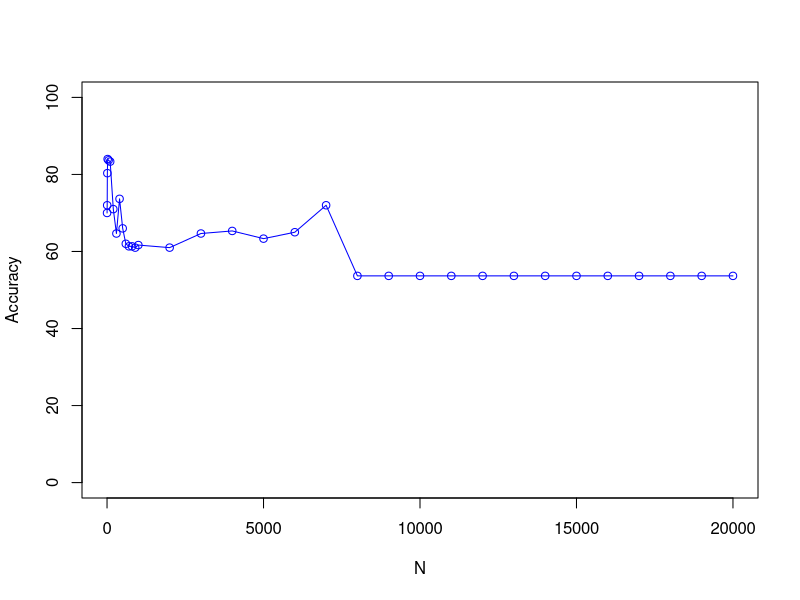

Here is the R script that generated this plot:
 x <- c(1, 5, 10, 20, 50, 100, 200, 300, 400, 500, 600, 700, 800, 900, 1000, 2000, 3000, 4000, 5000, 6000, 7000, 8000, 9000, 10000, 11000, 12000, 13000, 14000, 15000, 16000, 17000, 18000, 19000, 20000)
 y <- c(70.0, 72.0, 80.33333333333333, 84.0, 83.66666666666667, 83.33333333333333, 71.0, 64.66666666666667, 73.66666666666667, 66.0, 62.0, 61.333333333333336, 61.333333333333336, 61.0, 61.666666666666664, 61.0, 64.66666666666667, 65.33333333333333, 63.333333333333336, 65.0, 72.0, 53.666666666666664, 53.666666666666664, 53.666666666666664, 53.666666666666664, 53.666666666666664, 53.666666666666664, 53.666666666666664, 53.666666666666664, 53.666666666666664, 53.666666666666664, 53.666666666666664, 53.666666666666664, 53.666666666666664)
 plot(x, y, type='o', pch=1, col="blue", xlab="N", ylab="Accuracy", ylim=c(0, 100), xlim=c(0,20000))